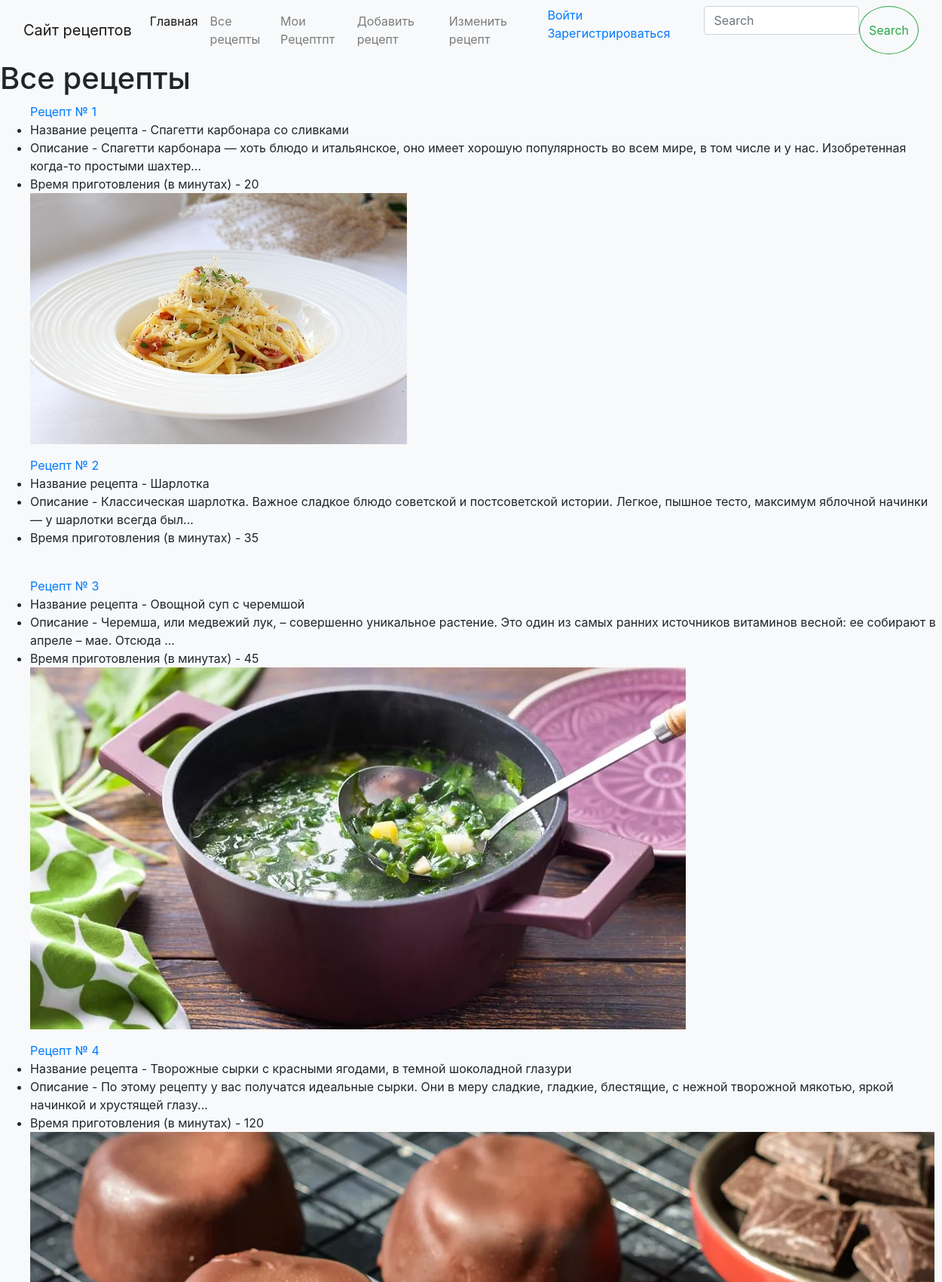
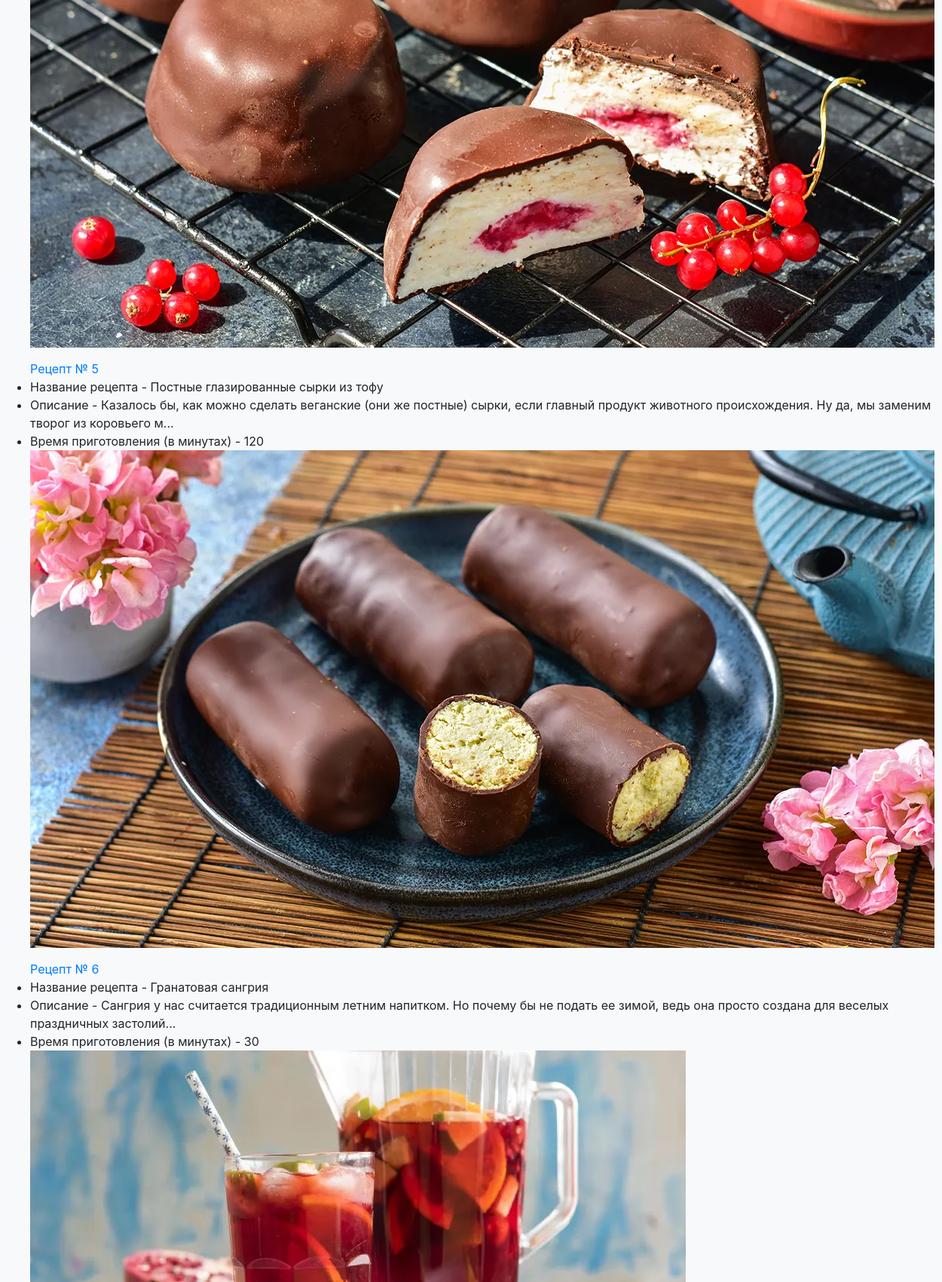
Page /all_recipes/ (upper part) on the committed database (2 pictures, top to bottom).
### start1_app/models.py (models this page shows)
class Recipes(models.Model):
    author = models.ForeignKey(get_user_model(), on_delete=models.SET_NULL, related_name="recipts",
                               null=True, default=None)  # Автор
    name = models.CharField(max_length=64, blank=False)
    description = models.TextField()
    cooking_instructions = models.CharField(max_length=100) # Шаги приготовления
    cooking_time = models.IntegerField()  # Время приготовления (в минутах)
    image = models.ImageField(upload_to='recipe_images', default='default_image.jpg')  # Изображение
    register_date = models.DateField(auto_now_add=True)
    def __str__(self):
        return f"Рецепт {self.name} описание {self.description}"

### start1_app/views.py (the view)
# urls.py: path("all_recipes/", all_recipes, name='all_recipes'),
def all_recipes(request):
    all_recipes = Recipes.objects.all()
    print(all_recipes)
    dict_user_recipes = {}
    dict_image={}
    for recipes in all_recipes:
        des = recipes.description
        des2 = f"{des[:150]}..." # ограничел описание рецепта
        recipes_dict = {"Название рецепта": recipes.name,
                     "Описание": des2,
                     "Время приготовления (в минутах)":recipes.cooking_time}
        dict_user_recipes[recipes.pk] = recipes_dict
        dict_image[recipes.pk] = recipes.image.url
    context = {
        "all_recipes":all_recipes,
        "recipes": dict_user_recipes,
        'img': dict_image,
    }
    return render(request, "start1_app/all_recipes.html", context)

### start1_app/templates/start1_app/all_recipes.html (shortened to what this page needs)
{% extends 'base.html' %}
    {% block content %}
    <h1> Все рецепты </h1>
    {% for key, value in recipes.items %}
            <ul>
                <a href="/one_recipes/{{ key }}/">Рецепт № {{ key }}</a>
            {% for k, v in value.items %}
                <li>{{ k }} - {{ v }} </li>
            {% endfor %}
             {% for keys, values in img.items %}
                {% if keys == key %}
                <img src= '{{ values }}' alt="{{ product.name }}">
                {% endif %}
                {% endfor %}
    </ul>
    {% endfor %}
    {% endblock %}

### templates/base.html (style rules this page uses)
body { background-color: #f8f9fa; }

### rows in the picture
Recipes: value "Спагетти карбонара со сливками"
Recipes: value "Шарлотка"
Recipes: value "Овощной суп с черемшой"
Recipes: value "Творожные сырки с красными ягодами, в темной шоколадной глазури"
Recipes: value "Постные глазированные сырки из тофу"
Recipes: value "Гранатовая сангрия"

### other values in the picture
{{ key }} "1" "2" "3" "4" "5" "6"
{{ k }} "Название рецепта" "Описание" "Время приготовления (в минутах)" "Название рецепта" "Описание" "Время приготовления (в минутах)" "Название рецепта" "Описание" "Время приготовления (в минутах)" "Название рецепта" "Описание" "Время приготовления (в минутах)" "Название рецепта" "Описание" "Время приготовления (в минутах)" "Название рецепта" "Описание" "Время приготовления (в минутах)"
{{ v }} "Спагетти карбонара — хоть блюдо и итальянское, оно имеет хорошую популярность во всем мире, в том числе и у нас. Изобретенная когда-то простыми шахтер..." "20" "Классическая шарлотка. Важное сладкое блюдо советской и постсоветской истории. Легкое, пышное тесто, максимум яблочной начинки — у шарлотки всегда был..." "35" "Черемша, или медвежий лук, – совершенно уникальное растение. Это один из самых ранних источников витаминов весной: ее собирают в апреле – мае. Отсюда ..." "45" "По этому рецепту у вас получатся идеальные сырки. Они в меру сладкие, гладкие, блестящие, с нежной творожной мякотью, яркой начинкой и хрустящей глазу..." "120" "Казалось бы, как можно сделать веганские (они же постные) сырки, если главный продукт животного происхождения. Ну да, мы заменим творог из коровьего м..." "120" "Сангрия у нас считается традиционным летним напитком. Но почему бы не подать ее зимой, ведь она просто создана для веселых праздничных застолий..." "30"
